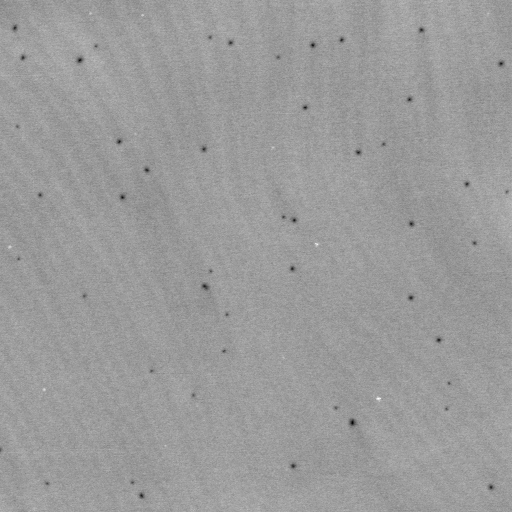
#> input picture afm_data/c_fat_end_outside_L_03.0_00000.png, 512 x 512 px
$ python afm_game_auto_threshold.py
#> lines starting #> are read from the running program, lines starting #| are printed output that depends on the picture; after the words box and inside, x2 and y2 are one past the last pixel; in counts of white or black regions, pixels touching at a corner belong together
import tkinter as tk
from tkinter import ttk
from tkinter import filedialog
from PIL import Image, ImageTk
import os
import cv2
import pandas as pd
from skimage import filters, measure
from scipy import ndimage as ndi
from scipy.signal import find_peaks
import matplotlib.pyplot as plt
import numpy as np


# Select folder containing the images
# Prompt user to select a folder
folder_path = filedialog.askdirectory(title="Select Folder Containing PNG Files")
#> the answer given: afm_data

# Make a list of full filepaths for all PNG files in the selected folder
afm_files = [os.path.join(folder_path, file) for file in os.listdir(folder_path) if file.endswith('.png')]

print(f"Selected folder: {folder_path}")
print(f"AFM files: {afm_files}")


from PIL import Image
import numpy as np

# [86 lines left out: functions enhance_contrast, update_counter_label, on_canvas_click, highlight_all_spots, not called in this run]

# Function to finish the manual categorisation phase
def finish_manual_categorisation():
    print("Manual categorisation finished.")
    root.destroy()

# After all spots are categorised
# [69 lines left out: functions start_manual_categorisation, categorise_spot, undo_last_action, not called in this run]


# Function to highlight a spot on the canvas
def highlight_spot(spot, canvas):
    canvas.delete("highlight")
    x, y = spot.centroid[1], spot.centroid[0]
    canvas.create_oval(x-8, y-8, x+8, y+8, outline="blue", width=2, tags="highlight")
    canvas.update()

def find_best_offset_first_derivative_peak(offsets, num_spots_list, peak_prominence=1.0, drop_threshold=20):
    """
    Finds the best offset based on the first local maximum in the smoothed derivative.
    - peak_prominence: how prominent a derivative peak must be to count
    - drop_threshold: fraction of the peak height where we consider it to have 'dropped back down'
    Ignores offsets where num_spots is NaN or zero.
    """
    offsets = np.array(offsets)
    num_spots = np.array(num_spots_list, dtype=float)

    # Mask invalid
    valid_mask = (~np.isnan(num_spots)) & (num_spots > 0)
    if not np.any(valid_mask):
        return None #, None, None

    offsets_valid = offsets[valid_mask]
    num_spots_valid = num_spots[valid_mask]

    # Compute and smooth derivative
    deriv = np.diff(num_spots_valid) / np.diff(offsets_valid)
    deriv_smooth = np.convolve(deriv, np.ones(5)/5, mode='same')

    # Find peaks in the derivative
    peaks, _ = find_peaks(deriv_smooth, prominence=peak_prominence)
    if len(peaks) == 0:
        # return offsets_valid, num_spots_valid, ("no_peak", offsets_valid[np.argmax(num_spots_valid)], deriv_smooth)
        return offsets_valid[np.argmax(num_spots_valid)]

    first_peak_idx = peaks[0]
    peak_height = deriv_smooth[first_peak_idx]

    print('First peak height:', peak_height)

    # Find the right edge where derivative drops below threshold fraction of peak height
    right_edge_idx = first_peak_idx
    print('Looking for next point where derivative < ', -drop_threshold + peak_height)
    for j in range(first_peak_idx + 1, len(deriv_smooth)):

        if deriv_smooth[j] < -drop_threshold + peak_height:
            right_edge_idx = j
            print('Found the point at: ', deriv_smooth[j])
            break

    best_offset = offsets_valid[right_edge_idx]
    # return offsets_valid, num_spots_valid, ("derivative_peak", best_offset, deriv_smooth)
    return best_offset


for idx, afm_file in enumerate(afm_files):

    # CSV file path to save categorised spots
    csv_file_path = afm_file.replace('processed_pngs','manual_labels').replace('.png', '_categorised.csv')

    print(f"Processing file {idx + 1} of {len(afm_files)}: {afm_file}")

    if os.path.exists(csv_file_path):
        print(f"Categorisation CSV already exists for {afm_file}. Skipping this file.")
        continue

    # Define image
    # image = io.imread(afm_file, as_gray=True)
    image = cv2.imread(afm_file, cv2.IMREAD_GRAYSCALE)
#> image is the input picture: shape (512, 512); min 0, max 255, mean 155.3

    print(f"Image min: {np.min(image)}, max: {np.max(image)}")
#| Image min: 0, max: 255

    # Apply local thresholding to detect spots
    # Fit a plane to the image
    x, y = np.meshgrid(np.arange(image.shape[1]), np.arange(image.shape[0]))
    A = np.c_[x.ravel(), y.ravel(), np.ones_like(x.ravel())]
    coeff, _, _, _ = np.linalg.lstsq(A, image.ravel(), rcond=None)
#> coeff = [-2.52e-05, 6.95e-06, 155.3]
    plane = (coeff[0] * x + coeff[1] * y + coeff[2]).reshape(image.shape)

    # Set any pixel with a value higher than the plane to the level of the plane
    filtered_image = np.minimum(image, plane)

    block_size = 19
    offset_nm = 5  # start from 5
    num_spots_list = []
    offsets = []

    while True:
        local_thresh = filters.threshold_local(filtered_image, block_size=block_size, offset=offset_nm)
        dark_spots = filtered_image < local_thresh
        labeled_spots, _ = ndi.label(dark_spots)
        spot_sizes = np.bincount(labeled_spots.flat)[1:]
        num_spots = np.sum((spot_sizes >= 6) & (spot_sizes <= 199))

        offsets.append(offset_nm)
        if num_spots > 150:
            num_spots_list.append(np.nan)  # invalid
            print(f"Offset {offset_nm}: {num_spots} spots (too many, marked as NaN)")
        else:
            num_spots_list.append(num_spots if num_spots > 0 else np.nan)
            print(f"Offset {offset_nm}: {num_spots} spots")

        if num_spots < 10:
            print(f"Stopping search: only {num_spots} spots at offset {offset_nm}")
            break

        offset_nm += 5  # increase offset step by 5
#> this loop made 11 passes
#> num_spots on passes 1 to 11: 363, 48, 48, 47, 44, 32, 28, 27, 22, 16, 6
#| Offset 5: 363 spots (too many, marked as NaN)
#| Offset 10: 48 spots
#| Offset 15: 48 spots
#| Offset 20: 47 spots
#| Offset 25: 44 spots
#| Offset 30: 32 spots
#| Offset 35: 28 spots
#| Offset 40: 27 spots
#> (further printed lines are left out)
#> pass 1, `dark_spots = filtered_image < local_thresh`:
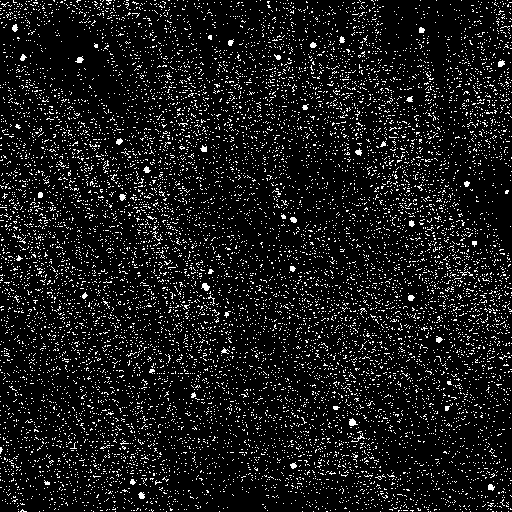
#> dark_spots: shape (512, 512) bool; 9.5% white in thin lines or dots
#> pass 1, `labeled_spots, _ = ndi.label(dark_spots)`:
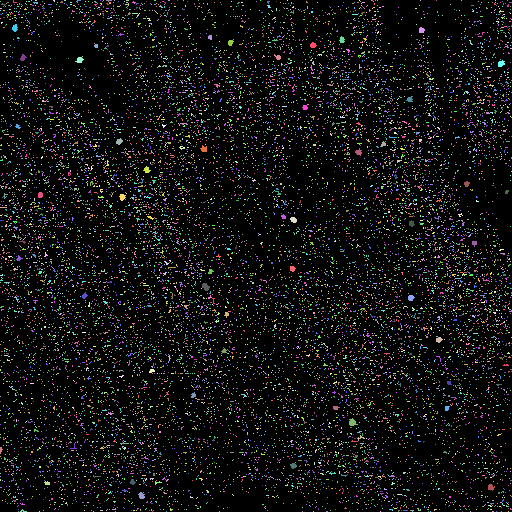
#> labeled_spots: shape (512, 512) int32; 14773 distinct labels, from 0 to 14772; one colour per label, 0 black
#> pass 2, `local_thresh = filters.threshold_local(filtered_image, block_size=bloc..`:
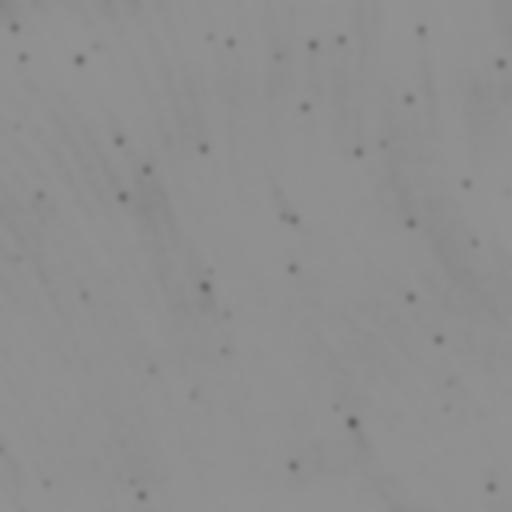
#> local_thresh: shape (512, 512) float64; min 95.89, max 145.3, mean 142.5
#> after the loop:
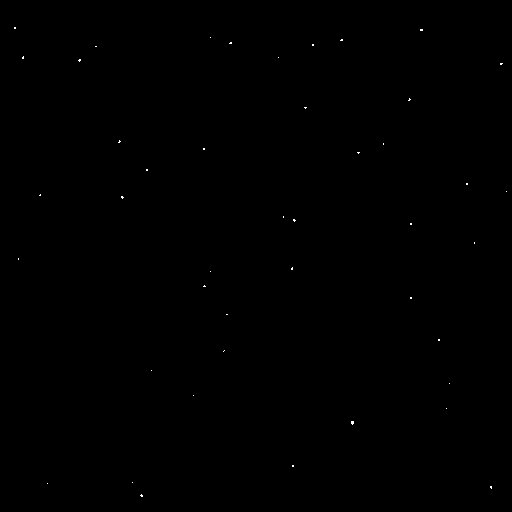
#> dark_spots: shape (512, 512) bool; 0.06% white in thin lines or dots, all inside (x1, y1, x2, y2) = (14, 27, 507, 497)
#> after the loop, num_spots_list = [nan, 48, 48, 47, 44, 32, 28, 27, 22, 16, 6]; offset_nm = 55; offsets = [5, 10, 15, 20, 25, 30, 35, 40, 45, 50, 55]

    best_offset = find_best_offset_first_derivative_peak(offsets, num_spots_list)
#> in find_best_offset_first_derivative_peak, `num_spots = np.array(num_spots_list, dtype=float)`: num_spots = [nan, 48, 48, 47, 44, 32, 28, 27, 22, 16, 6]
#> in find_best_offset_first_derivative_peak, `valid_mask = (~np.isnan(num_spots)) & (num_spots > 0)`: valid_mask = [False, True, True, True, True, True, True, True, True, True, True]
#> in find_best_offset_first_derivative_peak, `offsets_valid = offsets[valid_mask]`: offsets_valid = [10, 15, 20, 25, 30, 35, 40, 45, 50, 55]
#> in find_best_offset_first_derivative_peak, `num_spots_valid = num_spots[valid_mask]`: num_spots_valid = [48, 48, 47, 44, 32, 28, 27, 22, 16, 6]
#> in find_best_offset_first_derivative_peak, `deriv = np.diff(num_spots_valid) / np.diff(offsets_valid)`: deriv = [0, -0.2, -0.6, -2.4, -0.8, -0.2, -1, -1.2, -2]
#> in find_best_offset_first_derivative_peak, `deriv_smooth = np.convolve(deriv, np.ones(5)/5, mode='same')`: deriv_smooth = [-0.16, -0.64, -0.8, -0.84, -1, -1.12, -1.04, -0.88, -0.84]
#> in find_best_offset_first_derivative_peak, `peaks, _ = find_peaks(deriv_smooth, prominence=peak_prominence)`: peaks = empty array
#> best_offset = 10


    print(f"Best offset determined: {best_offset}")
#| Best offset determined: 10

    # Apply the thresholding
    threshold_image = filters.threshold_local(filtered_image, block_size=19, offset=best_offset)
    dark_spots_image = filtered_image < threshold_image
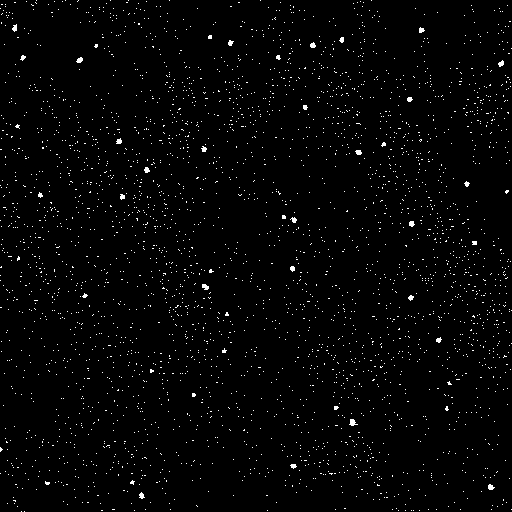
#> dark_spots_image: shape (512, 512) bool; 1.8% white in thin lines or dots

    # Label the dark spots
    labeled_spots, num_spots = ndi.label(dark_spots_image)
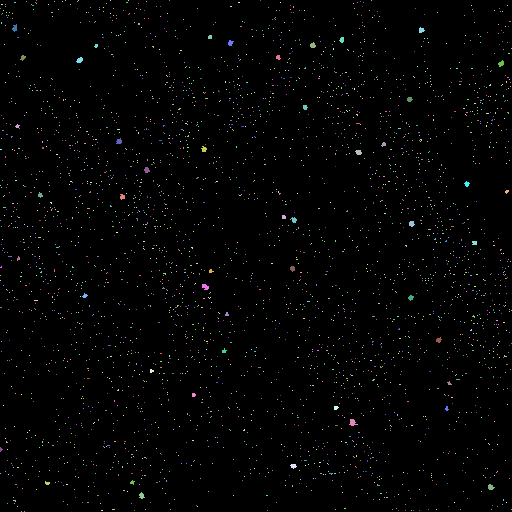
#> labeled_spots: shape (512, 512) int32; 3273 distinct labels, from 0 to 3272; one colour per label, 0 black
#> num_spots = 3272

    # Filter to spots between 6 and 199 pixels
    spots = measure.regionprops(labeled_spots, intensity_image=image)
#> spots = 3272 regions; largest, box (x1, y1, x2, y2) and area: (349, 419, 358, 426) 37, (202, 284, 209, 290) 31, (76, 57, 83, 63) 29, (488, 484, 495, 490) 29, (12, 24, 17, 32) 27
    spots_image1 = [spot for spot in spots if 6 <= spot.area <= 199]
#> spots_image1 = 48 regions; largest, box (x1, y1, x2, y2) and area: (349, 419, 358, 426) 37, (202, 284, 209, 290) 31, (76, 57, 83, 63) 29, (488, 484, 495, 490) 29, (12, 24, 17, 32) 27

    # Create an enhanced contrast image for display
    # image1 = enhance_contrast(image)
    image1 = image.copy()

    # Initialise a DataFrame to store categorised spots
    spot_data = pd.DataFrame(columns=['x', 'y', 'size', 'category'])

    # Stack to keep track of categorised spots for undo functionality
    undo_stack = []

    # Counter to track the current spot index
    current_spot_index = 0
    total_spots = len(spots_image1)
#> total_spots = 48

    # Create the main application window
    root = tk.Tk()
    root.title(f"Spot Categorisation - Image {idx + 1} of {len(afm_files)}")

    # Create a canvas to display the image
    canvas = tk.Canvas(root, width=image.shape[1], height=image.shape[0], bg="white")
    canvas.pack()

    # Convert the image to a format suitable for tkinter
    # image1_pil = Image.fromarray(image)
    image1_pil = Image.fromarray((plt.cm.afmhot(image1)[:, :, :3] * 255).astype(np.uint8))
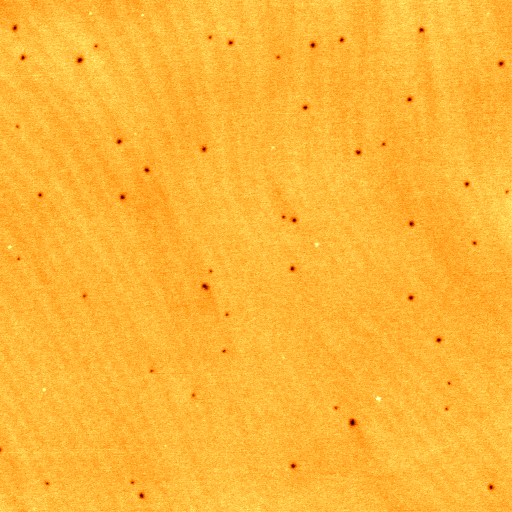
#> image1_pil: PIL image 512x512 RGB; mean R, G, B 254.8, 182.6, 55.3

    image1_tk = ImageTk.PhotoImage(image1_pil)
    canvas.create_image(0, 0, anchor=tk.NW, image=image1_tk)

    # Create a frame for buttons
    button_frame = tk.Frame(root)
    button_frame.pack(side=tk.BOTTOM, fill=tk.X)

    # Create an iterator for the spots
    spots_iter = iter([spot for spot in spots_image1 if 5 <= spot.area <= 100])

    # Highlight the first spot
    try:
        global first_spot
        first_spot = next(spots_iter)
        highlight_spot(first_spot, canvas)
    except StopIteration:
        print("No spots to categorise.")
        # root.destroy()

    # Create a counter label
    counter_label = tk.Label(root, text=f"Spot 1 of {total_spots}", font=("Arial", 12))
    counter_label.pack()

    # Create buttons for categorisation
    categories = [('Large', 'large'),
                ('Small', 'small'),
                ('Not a Spot', 'not_a_spot'),
                ('Combination', 'combination')]
    for text, category in categories:
        button = ttk.Button(button_frame, text=text, command=lambda c=category: categorise_spot(c, first_spot, canvas, root))
        button.pack(side=tk.LEFT, padx=5, pady=5)
        button.pack(side=tk.LEFT, padx=5, pady=5)

    # Add an Undo button
    undo_button = ttk.Button(button_frame, text="Undo", command=lambda: undo_last_action(canvas))
    undo_button.pack(side=tk.LEFT, padx=5, pady=5)

    root.mainloop()
#> pass 2 of the loop `for idx, afm_file in enumerate(afm_files):`:
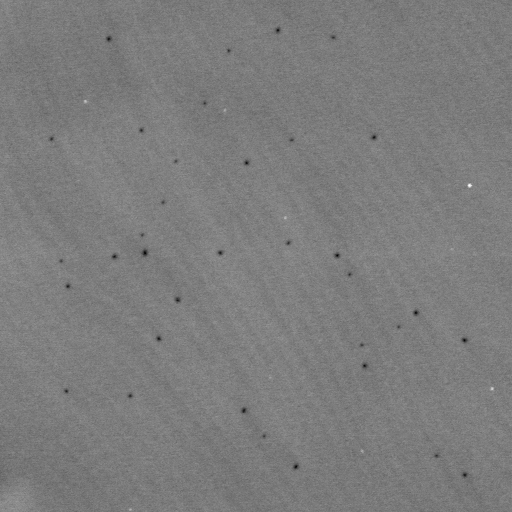
#> input picture afm_data/c_fat_end_outside_L_04.0_00000.png, 512 x 512 px
#> image is the input picture: shape (512, 512); min 0, max 255, mean 124.5
#| Image min: 0, max: 255
#> coeff = [-4.79e-05, -6.26e-06, 124.6]
#> the loop `while True:` made 9 passes
#> num_spots on passes 1 to 8: 234, 35, 35, 34, 27, 24, 20, 13
#> (printed output is left out)
#> after the loop `while True:`:
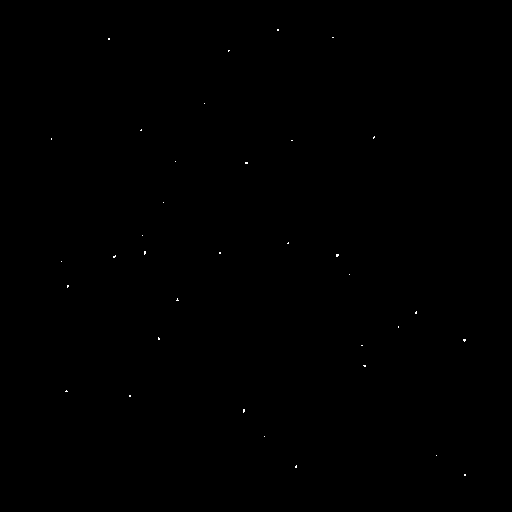
#> dark_spots: shape (512, 512) bool; 0.05% white in thin lines or dots, all inside (x1, y1, x2, y2) = (51, 29, 466, 476)
#> after the loop `while True:`: num_spots_list = [nan, 35, 35, 34, 27, 24, 20, 13, 6]; offset_nm = 45; offsets = [5, 10, 15, 20, 25, 30, 35, 40, 45]
#| Best offset determined: 10
#> dark_spots_image: shape (512, 512) bool; 1.1% white in thin lines or dots
#> `labeled_spots, num_spots = ndi.label(dark_spots_image)`: num_spots = 2071
#> spots = 2071 regions; largest, box (x1, y1, x2, y2) and area: (142, 249, 148, 256) 28, (106, 36, 112, 42) 26, (413, 310, 419, 316) 25, (175, 297, 181, 303) 24, (156, 336, 162, 342) 24
#> spots_image1 = 35 regions; largest, box (x1, y1, x2, y2) and area: (142, 249, 148, 256) 28, (106, 36, 112, 42) 26, (413, 310, 419, 316) 25, (175, 297, 181, 303) 24, (156, 336, 162, 342) 24
#> total_spots = 35
#> `image1_pil = Image.fromarray((plt.cm.afmhot(image1)[:, :, :3] * 255).a..`:
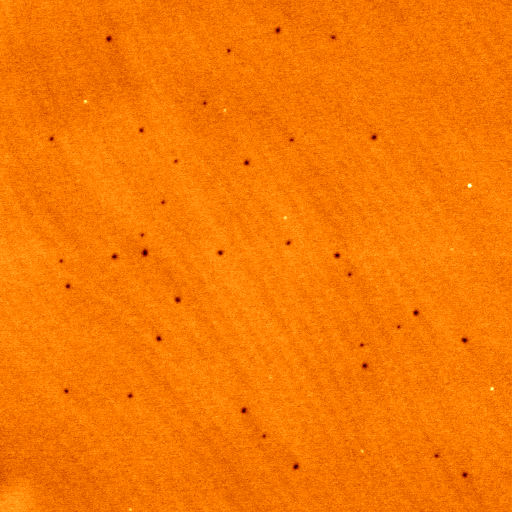
#> image1_pil: PIL image 512x512 RGB; mean R, G, B 246.5, 121.1, 2.3
